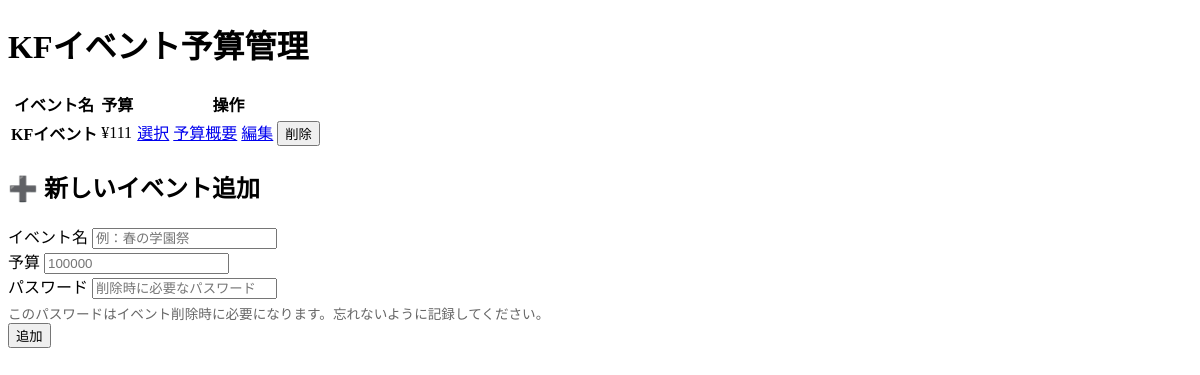
Before: / with the older database file.
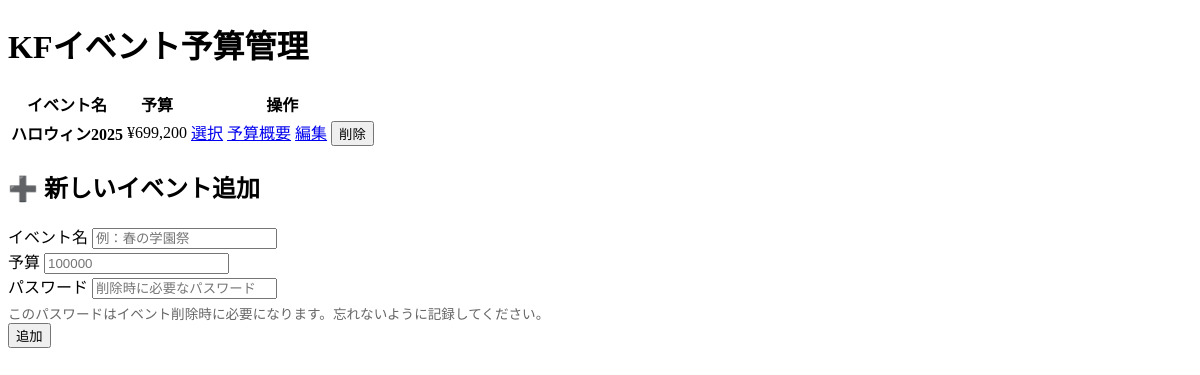
After: the same page with the newer database file.
### tables this page shows
CREATE TABLE `events` (
  `id` int NOT NULL,
  `name` varchar(255) NOT NULL,
  `budget` int NOT NULL,
  `slack_channel_url` varchar(255) NOT NULL
);

### index.php (the view, shortened to what this page needs)
<?php
require_once __DIR__ . '/config/db_connect.php';
$events = $pdo->query('SELECT * FROM events ORDER BY id DESC')->fetchAll();
?>
<!DOCTYPE html>
<html lang="ja">
<head>
    <link rel="stylesheet" href="assets/style.css">
</head>
<body>
    <div class="container">
        <div class="main-card">
            <h1 class="title">KFイベント予算管理</h1>
            <div class="table-container">
                <table class="styled-table">
                    <thead>
                        <tr>
                            <th>イベント名</th>
                            <th>予算</th>
                            <th>操作</th>
                        </tr>
                    </thead>
                    <tbody>
                        <?php foreach ($events as $event): ?>
                        <tr>
                            <td><strong><?= htmlspecialchars($event['name']) ?></strong></td>
                            <td>¥<?= number_format($event['budget']) ?></td>
                            <td>
                                <a href="event.php?event_id=<?= $event['id'] ?>" class="btn btn-primary btn-sm">選択</a>
                                <a href="budget_overview.php?event_id=<?= $event['id'] ?>" class="btn btn-info btn-sm">予算概要</a>
                                <a href="?edit_event=<?= $event['id'] ?>" class="btn btn-edit btn-sm">編集</a>
                                <button type="button" onclick="showDeleteForm(<?= $event['id'] ?>, '<?= htmlspecialchars($event['name'], ENT_QUOTES) ?>')" class="btn btn-delete btn-sm">削除</button>
                            </td>
                        </tr>
                        <?php endforeach; ?>
                    </tbody>
                </table>
            </div>
            <?php
            if (isset($_GET['edit_event'])) {
                $edit_id = $_GET['edit_event'];
                $stmt = $pdo->prepare('SELECT * FROM events WHERE id = ?');
                $stmt->execute([$edit_id]);
                $edit_event = $stmt->fetch();
                if ($edit_event): ?>
                <h2 class="subtitle">✏️ イベント編集</h2>
                <form method="post" class="form">
                    <input type="hidden" name="edit_id" value="<?= $edit_event['id'] ?>">
                    <div class="form-group">
                        <label>イベント名</label>
                        <input type="text" name="name" value="<?= htmlspecialchars($edit_event['name']) ?>" required class="input">
                    </div>
                    <div class="form-group">
                        <label>予算</label>
                        <input type="number" name="budget" value="<?= htmlspecialchars($edit_event['budget']) ?>" required class="input">
                    </div>
                    <div class="form-group">
                        <label>新しいパスワード（変更しない場合は空白）</label>
                        <input type="password" name="new_password" class="input" placeholder="新しいパスワードを入力（任意）">
                        <small class="form-help">パスワードはイベント削除時に必要になります</small>
                    </div>
                    <div class="text-right">
                        <a href="index.php" class="btn btn-outline">キャンセル</a>
                        <button type="submit" name="update_event" class="btn btn-primary">更新</button>
                    </div>
                </form>
                <?php endif;
            } else { ?>
                <h2 class="subtitle">➕ 新しいイベント追加</h2>
                <form method="post" class="form">
                    <div class="form-group">
                        <label>イベント名</label>
                        <input type="text" name="name" required class="input" placeholder="例：春の学園祭">
                    </div>
                    <div class="form-group">
                        <label>予算</label>
                        <input type="number" name="budget" required class="input" placeholder="100000">
                    </div>
                    <div class="form-group">
                        <label>パスワード</label>
                        <input type="password" name="password" required class="input" placeholder="削除時に必要なパスワード">
                        <small class="form-help">このパスワードはイベント削除時に必要になります。忘れないように記録してください。</small>
                    </div>
                    <div class="text-right">
                        <button type="submit" name="add_event" class="btn btn-success">追加</button>
                    </div>
                </form>
            <?php } ?>
        </div>
    </div>
</body>
</html>

### index.php (style rules this page uses)
.form-help { display: block; color: #666; font-size: 0.85em; margin-top: 4px; }

Changed rows visible on the page:
removed events: name "KFイベント", budget "111"
added events: name "ハロウィン2025", budget "699,200"
